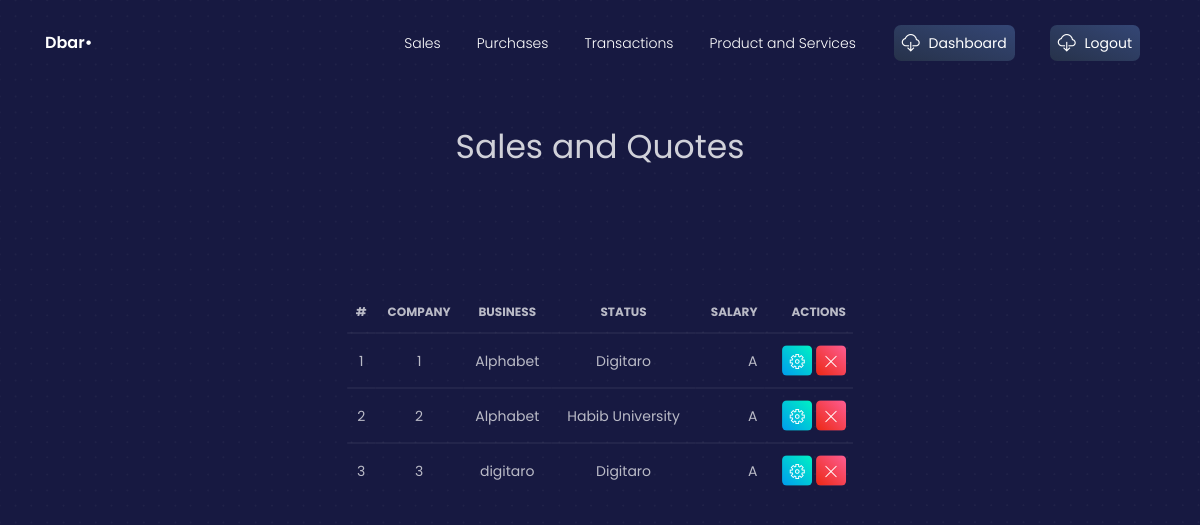
/view_invoices (signed in), run on an earlier commit of the app's database.
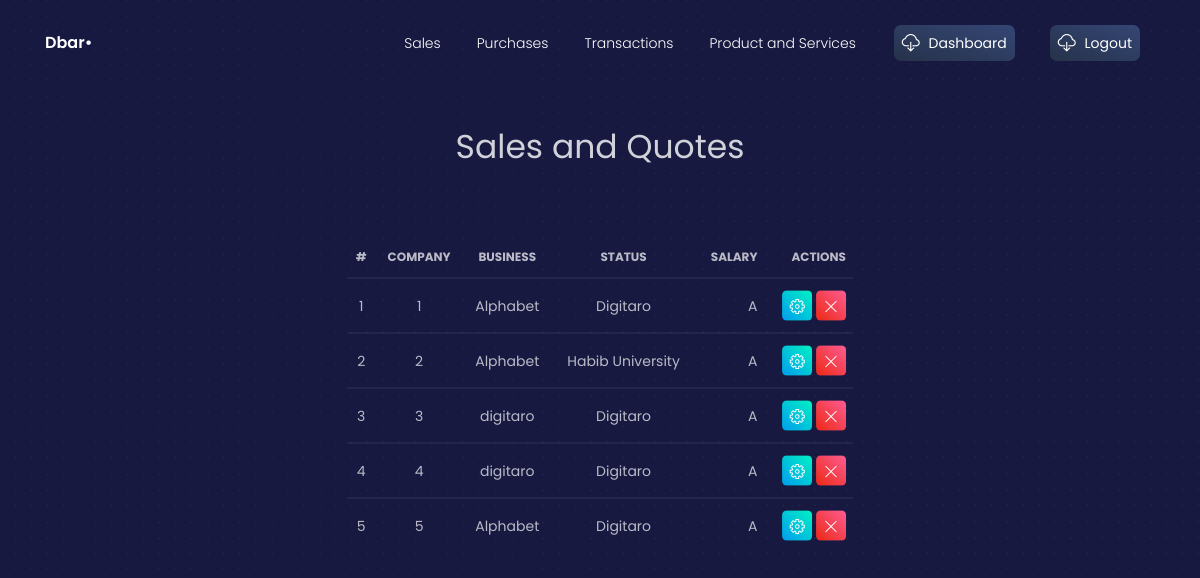
And on a later commit of the database.
### crm/models.py (models this page shows, shortened)
class Sales(models.Model):
    salesID = models.AutoField(primary_key=True)
    companyID = models.ForeignKey(Company, on_delete=models.CASCADE)
    businessID = models.ForeignKey(Business, on_delete=models.CASCADE)
    itemID = models.ForeignKey(ProductsAndServices, on_delete=models.CASCADE)
    STAT = (
        ('A', 'Approved'),
        ('NA', 'NotApproved')
    )
    status = models.CharField(max_length=2, choices=STAT)

class Company(models.Model):
    companyID = models.AutoField(primary_key=True)
    companyName =models.CharField(max_length=64)
    companyEmail = models.EmailField(max_length=254)
    companyPhoneNumber = models.IntegerField()
    is_client = models.BooleanField(default=True)
    def __str__(self):
        return self.companyName

class Business(models.Model):
    businessID = models.AutoField(primary_key=True)
    businessName = models.CharField(max_length=64)
    ORGANISATION_TYPE = (
        ('SP', 'SoleProprietor'),
        ('P', 'Partnership'),
        ('PL', 'PrivateLimited'),
        ('PBL', 'PublicLimited')
    )
    organisationType = models.CharField(max_length=3, choices=ORGANISATION_TYPE)
    businessType = models.CharField(max_length=64)
    CUREN = (
        ('PKR', 'Pakistani Ruppee'),
        ('USD', 'United States Dollar'),
        ('EUR', 'Euro'),
        ('AED', 'Dirham'),
        ('CAD', 'Canadian Dollar'),
        ('AUD', 'Australian Dollar')
    )
    currency = models.CharField(max_length=3, choices=CUREN)
    def __str__(self):
        return self.businessName

### crm/views.py (the view)
# urls.py: path("view_invoices",views.view_invoices, name='view_invoices'),
@login_required
def view_invoices(request):
    context ={}
    context["dataset"] = Sales.objects.all()
    return render(request, 'view_invoice.html', context)

### templates/view_invoice.html (shortened to what this page needs)
{% load static %}
{% load static %}
{% load widget_tweaks %}
<!DOCTYPE html>
<html lang="en">
<head>
  <link href="https://use.fontawesome.com/releases/v5.0.6/css/all.css" rel="stylesheet">
    <link rel="stylesheet" href="https://maxcdn.bootstrapcdn.com/bootstrap/4.5.2/css/bootstrap.min.css">
  <link href="{% static './css/nucleo-icons.css' %}" rel="stylesheet" />
  <link href="{% static './css/blk-design-system.css' %}" rel="stylesheet" />
  <link href="{% static './demo/demo.css' %}" rel="stylesheet" />
</head>
<body class="profile-page">
  <nav class="navbar navbar-expand-lg fixed-top navbar-transparent " color-on-scroll="100">
    <div class="container">
      <div class="navbar-translate">
        <a class="navbar-brand" href="#" target="">
          <span>Dbar•</span>
        </a>
      </div>
      <div class="collapse navbar-collapse justify-content-end" id="navigation">
        <ul class="navbar-nav">
        <li class="nav-item">
            <a class="nav-link" href="{% url 'invoices' %}">Sales</a>
          </li>
          <li class="nav-item">
            <a class="nav-link" href="{% url 'purchases' %}">Purchases</a>
          </li>
          <li class="nav-item">
            <a class="nav-link" href="{% url 'transaction' %}">Transactions</a>
          </li>
          <li class="nav-item">
            <a class="nav-link" href="{% url 'productandservice' %}">Product and Services</a>
          </li>
          <li class="nav-item">
            <a class="nav-link btn btn-default d-none d-lg-block" href="{% url 'dashboard' %}">
              <i class="tim-icons icon-cloud-download-93"></i> Dashboard
            </a>
          </li>
          <li class="nav-item">
            <a class="nav-link btn btn-default d-none d-lg-block" href="{% url 'logout' %}">
              <i class="tim-icons icon-cloud-download-93"></i> Logout
            </a>
          </li>
        </ul>
      </div>
    </div>
  </nav>
<div class="wrapper">
    <div class="page-header header-filter">
       <br /><br /> {% comment %}<br /><br /><br /><br /><br /><br /><br /><br /> {% endcomment %}
      <div class="container">
        <div class="content-center brand">
          <h1 class="h3-seo">Sales and Quotes</h1>
        </div>
      </div>
    <div class="wrapper">
      <div class="container">
        <div class="content-center brand">
          <table class="table">
    <thead>
        <tr>
            <th class="text-center">#</th>
            <th>Company</th>
            <th>Business</th>
            <th>Status</th>
            <th class="text-right">Salary</th>
            <th class="text-right">Actions</th>
        </tr>
    </thead>
    <tbody>
    {% for data in dataset %}
        <tr>
            <td class="text-center">{{ data.salesID }}</td>
            <td>{{ data.salesID }}</td>
            <td>{{ data.companyID }}</td>
            <td>{{ data.businessID }}</td>
            <td class="text-right">{{ data.status }}</td>
            <td class="td-actions text-right">
                <button type="button" rel="tooltip" class="btn btn-success btn-sm btn-icon">
                    <i class="tim-icons icon-settings-gear-63"></i>
                </button>
                <button type="button" rel="tooltip" class="btn btn-danger btn-sm btn-icon">
                    <i class="tim-icons icon-simple-remove"></i>
                </button>
            </td>
        </tr>
      {% endfor %}
    </tbody>
</table>
        </div>
      </div>
  </div>
    </div>
  </div>
</body>
</html>

What changed in the data, as far as the page shows it:
added Sales: salesID "4", companyID "digitaro", businessID "Digitaro", status "A"
added Sales: salesID "5", companyID "Alphabet", businessID "Digitaro", status "A"
